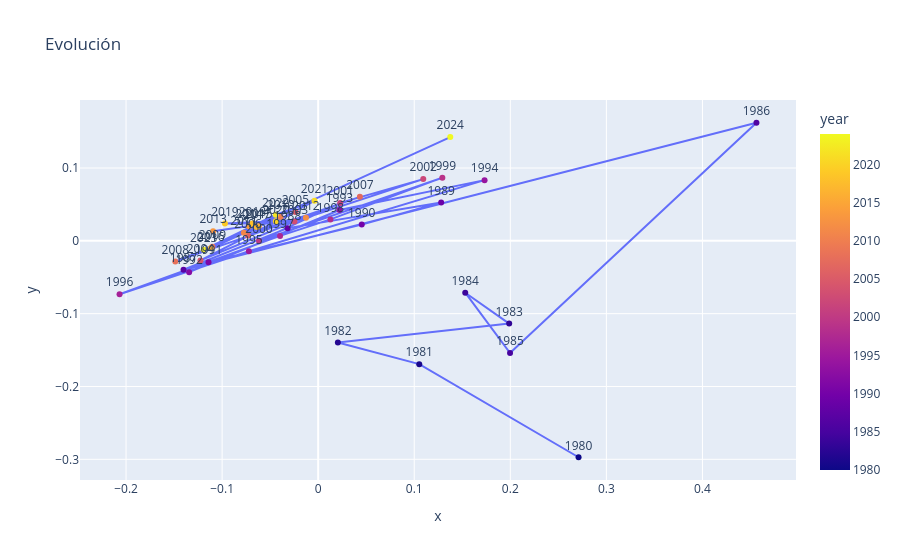

Source (notebook cell):
### Code cell
vectores = np.array([item["vector"] for item in historia]) #array que contiene los vectores de cada año
years = [item["year"] for item in historia] #para reetiquetar los puntos de acuerdo a su año

# Reducir a 2D
pca = PCA(n_components=2) #Aplanar las 16 mensiones de cada embedding (out_channels=16) a unicamente 2 (coordenadas x,y)
pca_result = pca.fit_transform(vectores) #hacemos uso del algoritmo de pca

# DataFrame para poder graficarlo por medio de Plotly
df_trayectoria = pd.DataFrame({
    'x': pca_result[:, 0], #Todas las filas, pero solo la columna 0, es decir, el eje x
    'y': pca_result[:, 1], #Todas las filas, pero solo la columna 1, es decir, el eje y
    'year': years,
    'label': [str(y) for y in years] 
})

#Graficar la Trayectoria
fig = px.scatter(df_trayectoria, x='x', y='y', 
                 text='label', 
                 color='year',
                 title="Evolución")

# líneas para conectar los puntos
fig.update_traces(mode='lines+markers+text', textposition='top center')

fig.show()

### Figure 1 — Plotly figure (JSON) as saved in the notebook; plotly's stock layout.template omitted (floating-point values rounded to 4 significant figures)
{"data": [{"hovertemplate": "x=%{x}<br>y=%{y}<br>label=%{text}<br>year=%{marker.color}<extra></extra>", "legendgroup": "", "marker": {"color": [1980, 1981, 1982, 1983, 1984, 1985, 1986, 1987, 1988, 1989, 1990, 1991, 1992, 1993, 1994, 1995, 1996, 1997, 1998, 1999, 2000, 2001, 2002, 2003, 2004, 2005, 2006, 2007, 2008, 2009, 2010, 2011, 2012, 2013, 2014, 2015, 2016, 2017, 2018, 2019, 2020, 2021, 2022, 2023, 2024], "coloraxis": "coloraxis", "symbol": "circle"}, "mode": "lines+markers+text", "name": "", "orientation": "v", "showlegend": false, "text": ["1980", "1981", "1982", "1983", "1984", "1985", "1986", "1987", "1988", "1989", "1990", "1991", "1992", "1993", "1994", "1995", "1996", "1997", "1998", "1999", "2000", "2001", "2002", "2003", "2004", "2005", "2006", "2007", "2008", "2009", "2010", "2011", "2012", "2013", "2014", "2015", "2016", "2017", "2018", "2019", "2020", "2021", "2022", "2023", "2024"], "textposition": "top center", "type": "scatter", "x": [0.2711, 0.1052, 0.02051, 0.1988, 0.1531, 0.1997, 0.4562, -0.1402, -0.03188, 0.128, 0.04534, -0.1141, -0.1343, 0.02216, 0.1732, -0.07213, -0.2068, -0.03969, 0.01275, 0.1293, -0.06161, 0.02291, 0.1094, -0.02471, -0.1225, -0.02375, -0.07317, 0.04342, -0.1487, -0.1101, -0.03915, -0.07728, -0.01272, -0.1093, -0.07203, -0.06183, -0.1118, -0.06394, -0.06848, -0.09708, -0.04405, -0.003837, -0.04414, -0.1192, 0.1375], "xaxis": "x", "y": [-0.2972, -0.1693, -0.1396, -0.1136, -0.07122, -0.1541, 0.1622, -0.03962, 0.01747, 0.05272, 0.02233, -0.02933, -0.04303, 0.04233, 0.08339, -0.01438, -0.07325, 0.006779, 0.02946, 0.08675, 2.993e-05, 0.05215, 0.08478, 0.02651, -0.02688, 0.03975, 0.007306, 0.06039, -0.02849, -0.008106, 0.0328, 0.01126, 0.03163, 0.01321, 0.02022, 0.02008, -0.01032, 0.01904, 0.02398, 0.02388, 0.0269, 0.05494, 0.03592, -0.01227, 0.1424], "yaxis": "y"}], "layout": {"coloraxis": {"colorbar": {"title": {"text": "year"}}, "colorscale": [[0, "#0d0887"], [0.1111, "#46039f"], [0.2222, "#7201a8"], [0.3333, "#9c179e"], [0.4444, "#bd3786"], [0.5556, "#d8576b"], [0.6667, "#ed7953"], [0.7778, "#fb9f3a"], [0.8889, "#fdca26"], [1, "#f0f921"]]}, "legend": {"tracegroupgap": 0}, "title": {"text": "Evolución"}, "xaxis": {"anchor": "y", "domain": [0, 1], "title": {"text": "x"}}, "yaxis": {"anchor": "x", "domain": [0, 1], "title": {"text": "y"}}}}
